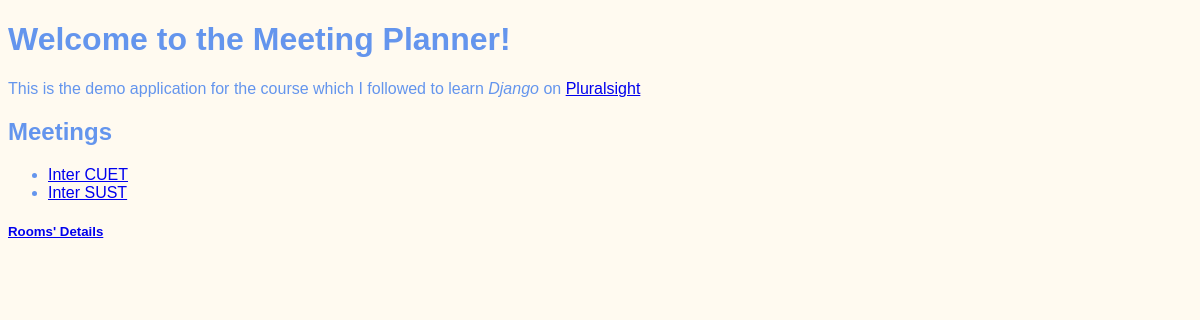
Before: / with the older database file.
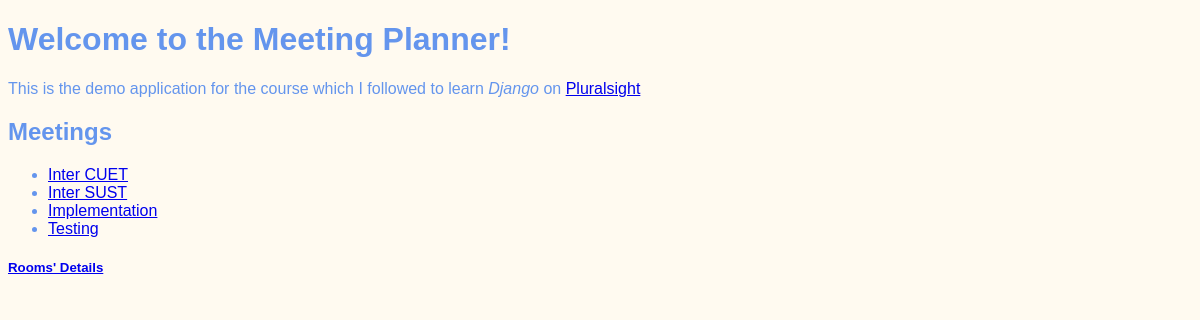
After: the same page with the newer database file.
### meetings/models.py (models this page shows, shortened)
class Meeting(models.Model):
    title = models.CharField(max_length=200)
    date = models.DateField()
    start_time = models.TimeField(default=time(9))
    duration = models.IntegerField(default=1)
    room = models.ForeignKey(Room, on_delete=models.CASCADE, null = True)

### website/views.py (the view)
# urls.py: path('', welcome, name='welcome'),
def welcome(request):
    return render(request, "website/welcome.html",
                  {"meetings": Meeting.objects.all(),
                   "link": "https://pluralsight.com"})

### website/templates/website/welcome.html (shortened to what this page needs)
{% extends 'base.html' %}
{% block content %}
    <h1>Welcome to the Meeting Planner!</h1>
    <p>
        This is the demo application for the course
        which I followed to learn <em>Django</em>
        on <a href={{ link }}>
        Pluralsight</a>
    </p>
    <h2>Meetings</h2>
    <ul>
        {% for meeting in meetings %}
            <li>
                <a href = '{% url 'detail' meeting.id %}'>{{ meeting.title }}</a>
            </li>
        {% endfor %}
    </ul>
    <p>
        <h5><a href = "{% url 'rooms' %}">Rooms' Details</a><h5>
    </p>
{% endblock  %}

Changed rows visible on the page:
added Meeting: title "Implementation"
added Meeting: title "Testing"
